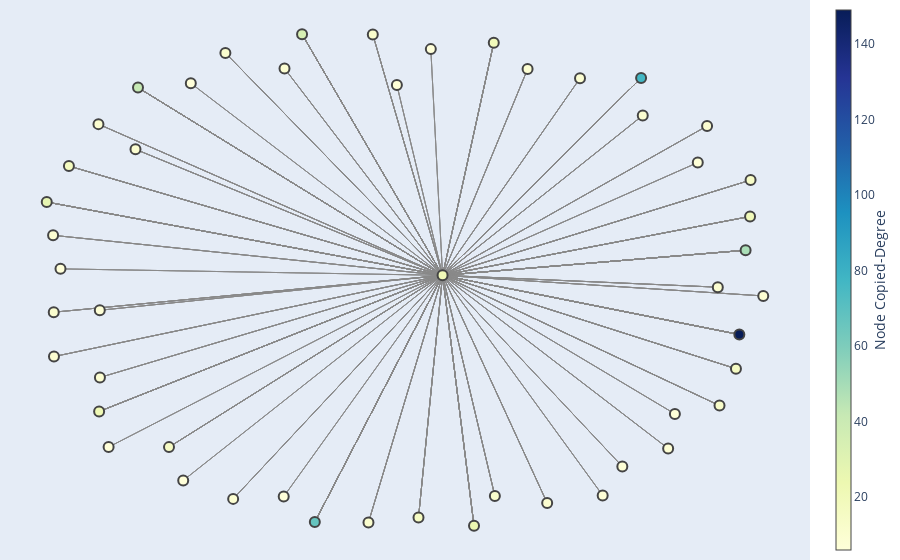

This figure's notebook cell:
### Markdown cell above
####Visualize the graph for the top 50 cc'ed individuals based on in-degree centrality.
In-degree centrality measures the number of incoming edges from a node (individual), indicating its influence in terms of receiving emails.

### Code cell
# Create lists of email interactions for copied (cc'd)
edges = []
author_index, email_index, tag_index = 0, 1, 2
for row in df.iter_rows():
    if row[tag_index] == 'author':
        author_email = row[email_index]
    elif row[tag_index] == 'copied':
        copied_email = row[email_index]
        edges.append((author_email, copied_email))

# Build the directed graph
G = nx.MultiDiGraph()
G.add_edges_from(edges)

# Calculate in-degree centrality (since copied nodes are like recipients)
copied_degree_centrality = nx.in_degree_centrality(G)

# Identify top 50 nodes based on copied degree centrality
top_50_copied_degree = sorted(copied_degree_centrality.items(), key=lambda x: x[1], reverse=True)[:50] # modify the top X number as required.
top_50_nodes_by_copied_degree = [node for node, _ in top_50_copied_degree]

# Create a subgraph with the top 50 nodes
H_sub = G.subgraph(top_50_nodes_by_copied_degree)

# Create a new MultiDiGraph based on the subgraph
H = nx.MultiDiGraph()
H.add_nodes_from(H_sub.nodes(data=True))
H.add_edges_from(H_sub.edges(keys=True, data=True))

# Remove nodes with 0 connections from the new graph
nodes_with_no_edges = [n for n, d in H.degree() if d == 0]
H.remove_nodes_from(nodes_with_no_edges)

# Layout for the graph without a seed or with different seeds
pos = nx.spring_layout(H, seed=42)

# Hover text to mention # of Connections
copied_degrees = dict(H.in_degree())
hover_texts = [f'Node: {node}<br># of Connections: {copied_degrees[node]}' for node in H.nodes()]

# Extract edge positions and prepare hover text for edges
edge_x = []
edge_y = []
edge_hover_text = []
for edge in H.edges():
    x0, y0 = pos[edge[0]]
    x1, y1 = pos[edge[1]]
    edge_x.extend([x0, x1, None])
    edge_y.extend([y0, y1, None])
    # Display the connected nodes in the hover text
    edge_hover_text.extend([f'{edge[0]} - {edge[1]}', f'{edge[0]} - {edge[1]}', None])

edge_trace = go.Scatter(x=edge_x, y=edge_y, line=dict(width=0.5, color='#888'), hoverinfo='text', mode='lines',
                        text=edge_hover_text)

node_x = [pos[node][0] for node in H.nodes()]
node_y = [pos[node][1] for node in H.nodes()]

node_color = [copied_degrees[node] for node in H.nodes()]
node_trace = go.Scatter(x=node_x, y=node_y, mode='markers', hoverinfo='text', text=[f'Node: {node}<br># of Incoming Connections: {copied_degrees[node]}' for node in H.nodes()],
                        marker=dict(showscale=True, colorscale='YlGnBu', color=node_color, size=10,
                                    colorbar=dict(thickness=15, title='Node Copied-Degree', xanchor='left', titleside='right'), line_width=2))

fig = go.Figure(data=[edge_trace, node_trace], layout=go.Layout(showlegend=False, hovermode='closest',
                                                                margin=dict(b=0, l=0, r=0, t=0),
                                                                xaxis=dict(showgrid=False, zeroline=False, showticklabels=False),
                                                                yaxis=dict(showgrid=False, zeroline=False, showticklabels=False)))

fig.show()

### Figure 1 — Plotly figure (JSON) as saved in the notebook; plotly's stock layout.template omitted (floating-point values rounded to 4 significant figures; data arrays with more than 128 entries replaced by an {"elided": "..."} marker saying what was removed)
{"data": [{"hoverinfo": "text", "line": {"color": "#888", "width": 0.5}, "mode": "lines", "text": {"elided": "2763 str values"}, "type": "scatter", "x": {"elided": "2763 float values"}, "y": {"elided": "2763 float values"}}, {"hoverinfo": "text", "marker": {"color": [12, 7, 6, 17, 9, 42, 13, 22, 8, 12, 10, 9, 6, 6, 24, 8, 11, 10, 9, 7, 11, 10, 9, 7, 16, 14, 77, 20, 21, 10, 6, 16, 10, 6, 34, 8, 27, 9, 7, 11, 20, 67, 15, 10, 9, 9, 49, 149, 10, 6], "colorbar": {"thickness": 15, "title": {"side": "right", "text": "Node Copied-Degree"}, "xanchor": "left"}, "colorscale": [[0, "rgb(255,255,217)"], [0.125, "rgb(237,248,177)"], [0.25, "rgb(199,233,180)"], [0.375, "rgb(127,205,187)"], [0.5, "rgb(65,182,196)"], [0.625, "rgb(29,145,192)"], [0.75, "rgb(34,94,168)"], [0.875, "rgb(37,52,148)"], [1, "rgb(8,29,88)"]], "line": {"width": 2}, "showscale": true, "size": 10}, "mode": "markers", "text": ["Node: tania@juul.com<br># of Incoming Connections: 12", "Node: bob@juul.com<br># of Incoming Connections: 7", "Node: chelsea@juul.com<br># of Incoming Connections: 6", "Node: chelseakania@ploom.com<br># of Incoming Connections: 17", "Node: amanda@juul.com<br># of Incoming Connections: 9", "Node: chelseakania@pax.com<br># of Incoming Connections: 42", "Node: camilla@juul.com<br># of Incoming Connections: 13", "Node: vdavis@juul.com<br># of Incoming Connections: 22", "Node: scott@pax.com<br># of Incoming Connections: 8", "Node: morgan@pax.com<br># of Incoming Connections: 12", "Node: spencer@pax.com<br># of Incoming Connections: 10", "Node: kelly@pax.com<br># of Incoming Connections: 9", "Node: mktg@ploom.com<br># of Incoming Connections: 6", "Node: joellen@pax.com<br># of Incoming Connections: 6", "Node: peter@pax.com<br># of Incoming Connections: 24", "Node: ashleygould@juul.com<br># of Incoming Connections: 8", "Node: amanda@juullabs.com<br># of Incoming Connections: 11", "Node: bob@juullabs.com<br># of Incoming Connections: 10", "Node: byip@juul.com<br># of Incoming Connections: 9", "Node: scott@ploom.com<br># of Incoming Connections: 7", "Node: janel@pax.com<br># of Incoming Connections: 11", "Node: kate@juul.com<br># of Incoming Connections: 10", "Node: sarah@ploom.com<br># of Incoming Connections: 9", "Node: nathan@juul.com<br># of Incoming Connections: 7", "Node: paola@juul.com<br># of Incoming Connections: 16", "Node: michaels@juul.com<br># of Incoming Connections: 14", "Node: sarah@pax.com<br># of Incoming Connections: 77", "Node: richard@pax.com<br># of Incoming Connections: 20", "Node: jono@pax.com<br># of Incoming Connections: 21", "Node: tyler@juullabs.com<br># of Incoming Connections: 10", "Node: rterra@juul.com<br># of Incoming Connections: 6", "Node: erica@pax.com<br># of Incoming Connections: 16", "Node: christine@juul.com<br># of Incoming Connections: 10", "Node: bobbyv@juul.com<br># of Incoming Connections: 6", "Node: lauryn@pax.com<br># of Incoming Connections: 34", "Node: nora@juul.com<br># of Incoming Connections: 8", "Node: peter@juul.com<br># of Incoming Connections: 27", "Node: kmortensen@pax.com<br># of Incoming Connections: 9", "Node: raf@pax.com<br># of Incoming Connections: 7", "Node: nancy@pax.com<br># of Incoming Connections: 11", "Node: christopher.karimian@juul.com<br># of Incoming Connections: 20", "Node: ashley@pax.com<br># of Incoming Connections: 67", "Node: jennifer@pax.com<br># of Incoming Connections: 15", "Node: tyler@juul.com<br># of Incoming Connections: 10", "Node: jessica@juul.com<br># of Incoming Connections: 9", "Node: karen@pax.com<br># of Incoming Connections: 9", "Node: kate@ploom.com<br># of Incoming Connections: 49", "Node: kate@pax.com<br># of Incoming Connections: 149", "Node: laina@pax.com<br># of Incoming Connections: 10", "Node: dima@pax.com<br># of Incoming Connections: 6"], "type": "scatter", "x": [-0.07647, 0.818, -0.5983, -0.9129, 0.3495, -0.7227, 0.8778, -0.8297, -0.8279, 0.2595, 0.4035, -0.8275, 0.08322, -0.9361, 0.2021, 0.6103, -0.4822, 0.8436, -0.4608, 0.755, -0.9546, -0.8316, -0.3195, -0.0102, 0.0493, 0.9633, 0.662, 0.2565, 0.1156, -0.954, -0.3217, 0.9231, -0.7296, -0.5774, -0.2712, 0.7364, -0.9739, 0.4938, 0.5562, -0.0884, 0.9619, -0.236, -0.6374, 0.6665, 0.9982, -0.9565, 0.9496, 0.9323, 0.8731, -0.8036], "y": [0.9953, 0.475, -0.8161, 0.4609, 0.8548, 0.7794, -0.5119, -0.5359, -0.1248, -0.8789, -0.9076, -0.3978, 0.9357, 0.04328, -1.0, -0.7593, 0.9201, 0.6236, -0.8909, -0.5458, -0.1327, 0.6311, 0.8574, 0.7896, -0.9667, 0.4038, 0.8186, 0.9615, 0.01701, -0.3129, -0.8817, -0.3623, 0.5288, 0.7972, 0.9961, -0.6863, 0.3147, 0.8172, -0.8767, -0.9865, 0.2562, -0.9852, -0.6807, 0.6664, -0.06669, 0.1795, 0.119, -0.2234, -0.03109, -0.6805]}], "layout": {"hovermode": "closest", "margin": {"b": 0, "l": 0, "r": 0, "t": 0}, "showlegend": false, "xaxis": {"showgrid": false, "showticklabels": false, "zeroline": false}, "yaxis": {"showgrid": false, "showticklabels": false, "zeroline": false}}}
